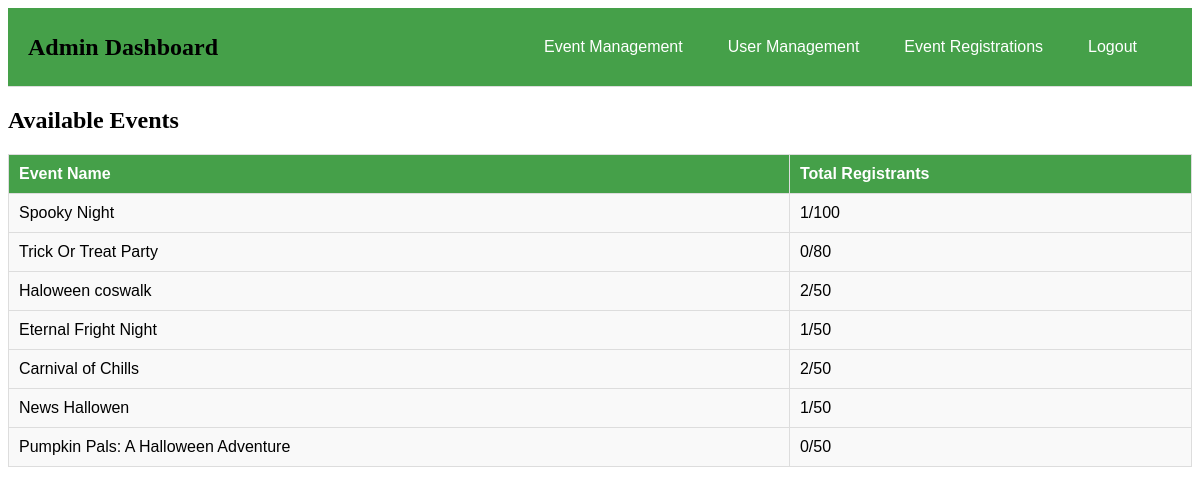
Screenshot of /admin/dashboard.php (signed in) with the database file from the repository.
### tables this page shows
CREATE TABLE `events` (
  `id` int(11) NOT NULL,
  `event_name` varchar(255) NOT NULL,
  `description` text NOT NULL,
  `event_date` date NOT NULL,
  `location` varchar(255) NOT NULL,
  `category` varchar(100) DEFAULT NULL,
  `event_status` enum('open','closed','canceled') DEFAULT 'open',
  `created_at` timestamp NOT NULL DEFAULT current_timestamp(),
  `max_participants` int(11) NOT NULL,
  `event_time` time NOT NULL,
  `image` varchar(255) NOT NULL,
  `banner` varchar(255) NOT NULL,
  `status` enum('open','closed','canceled') DEFAULT 'open',
  `image_url` varchar(255) DEFAULT NULL,
  `user_id` int(11) NOT NULL,
  `event_image` varchar(255) DEFAULT NULL,
  `event_banner` varchar(255) DEFAULT NULL,
  `capacity` int(11) NOT NULL DEFAULT 0,
  `current_registrants` int(11) NOT NULL DEFAULT 0
);

### admin/dashboard.php (the view, shortened to what this page needs)
<?php
class AdminDashboard {
    private $conn;
    public function __construct($conn) {
        $this->conn = $conn;
    }
    public function get_events() {
        $query = "SELECT events.id, events.event_name, events.max_participants,
                  COUNT(registrations.id) as total_registrants
                  FROM events
                  LEFT JOIN registrations ON events.id = registrations.event_id
                  GROUP BY events.id";
        $result = $this->conn->query($query);
        return $result;
    }
    public function display_events_table($events) {
        echo '<table class="admin-dashboard-events-table">';
        echo '<thead>';
        echo '<tr>';
        echo '<th class="admin-dashboard-table-header">Event Name</th>';
        echo '<th class="admin-dashboard-table-header">Total Registrants</th>';
        echo '</tr>';
        echo '</thead>';
        echo '<tbody>';
        while ($event = $events->fetch_assoc()) {
            $total_registrants = htmlspecialchars($event['total_registrants']);
            $max_participants = htmlspecialchars($event['max_participants']);
            echo '<tr>';
            echo '<td class="admin-dashboard-table-data">' . htmlspecialchars($event['event_name']) . '</td>';
            echo '<td class="admin-dashboard-table-data">' . "{$total_registrants}/{$max_participants}" . '</td>';
            echo '</tr>';
        }
        echo '</tbody>';
        echo '</table>';
    }
}
include_once __DIR__ . '/../includes/db.php';
$dashboard = new AdminDashboard($conn);
$events = $dashboard->get_events();
?>
<!DOCTYPE html>
<html lang="en">
<head>
    <link rel="stylesheet" href="../assets/css/dash-style.css">
</head>
<body class="admin-dashboard">
<header class="admin-dashboard-header">
    <div class="header-container">
        <h1 class="admin-dashboard-title">Admin Dashboard</h1>
        <nav class="admin-dashboard-nav">
            <ul class="admin-dashboard-nav-list">
                <li class="admin-dashboard-nav-item"><a href="manage_events.php" class="admin-dashboard-nav-link">Event Management</a></li>
                <li class="admin-dashboard-nav-item"><a href="manage_users.php" class="admin-dashboard-nav-link">User Management</a></li>
                <li class="admin-dashboard-nav-item"><a href="view_registrations.php" class="admin-dashboard-nav-link">Event Registrations</a></li>
                <li class="admin-dashboard-nav-item">
                    <form method="POST" action="../user/logout.php" style="display: inline;">
                        <button type="submit" class="admin-dashboard-nav-link-button">Logout</button>
                    </form>
                </li>
            </ul>
        </nav>
    </div>
</header>
<section class="admin-dashboard-section">
    <h2 class="admin-dashboard-section-title">Available Events</h2>
    <?php
    $dashboard->display_events_table($events);
    ?>
</section>
</body>
</html>

### assets/css/dash-style.css (style rules this page uses)
.admin-dashboard-header { background-color: #45a049; padding: 10px 20px; border-bottom: 1px solid #ddd; }
.header-container { display: flex; justify-content: space-between; align-items: center; }
.admin-dashboard-title { font-size: 24px; font-weight: bold; color: #000; margin: 0; }
.admin-dashboard-nav { background-color: #45a049; padding: 10px 20px; margin: 0; display: flex; justify-content: flex-end; align-items: center; }
.admin-dashboard-nav-list { list-style-type: none; padding: 0; margin: 0; display: flex; gap: 15px; }
.admin-dashboard-nav-item { margin: 0; }
.admin-dashboard-nav-link, .admin-dashboard-nav-link-button { color: rgb(255, 255, 255); text-decoration: none; padding: 10px 15px; font-family: Arial, sans-serif; font-size: 16px; transition: background-color 0.3s; cursor: pointer; display: inline-block; background: none; border: none; }
.admin-dashboard-events-table { width: 100%; border-collapse: collapse; margin-top: 20px; font-family: Arial, sans-serif; font-size: 16px; background-color: #f9f9f9; }
.admin-dashboard-table-header { background-color: #45a049; color: white; padding: 10px; text-align: left; border: 1px solid #ddd; }
.admin-dashboard-table-data { padding: 10px; border: 1px solid #ddd; text-align: left; }

### rows the page displays
events: event_name "Spooky Night", total_registrants "1", max_participants "100"
events: event_name "Trick Or Treat Party", total_registrants "0", max_participants "80"
events: event_name "Haloween coswalk", total_registrants "2", max_participants "50"
events: event_name "Eternal Fright Night", total_registrants "1", max_participants "50"
events: event_name "Carnival of Chills", total_registrants "2", max_participants "50"
events: event_name "News Hallowen", total_registrants "1", max_participants "50"
events: event_name "Pumpkin Pals: A Halloween Adventure", total_registrants "0", max_participants "50"
